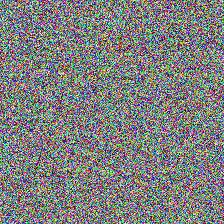
#> input picture backend/datasets/Au_1.jpg, 224 x 224 px
$ python -i chrominance.py   (imports and definitions only)
#> lines starting #> are read from the running program, lines starting #| are printed output that depends on the picture
import numpy as np
import cv2
from scipy.fftpack import dct

def analyze(image: np.ndarray) -> dict:
    """
    Stream 2: Chrominance Discrepancy (YCbCr channel math).
    Splits into 8x8 blocks on Cb/Cr and measures DCT high-frequency energy anomaly.
    """
    if len(image.shape) == 2:
        # Grayscale images don't have chrominance, return zero response
        return {
            "heatmap": np.zeros(image.shape, dtype=np.float32),
            "score": 0.0,
            "metadata": {"error": "Grayscale image"}
        }

    if image.shape[2] == 4:
        image = cv2.cvtColor(image, cv2.COLOR_RGBA2RGB)

    ycbcr = cv2.cvtColor(image, cv2.COLOR_RGB2YCrCb)
#> ycbcr: shape (224, 224, 3); mean of channels 0, 1, 2 127.1, 127.9, 128
    cb = ycbcr[:, :, 2].astype(np.float32)
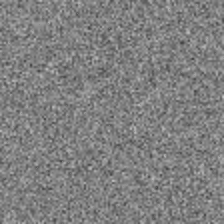
#> cb: shape (224, 224) float32; min 67, max 192, mean 128
    cr = ycbcr[:, :, 1].astype(np.float32)
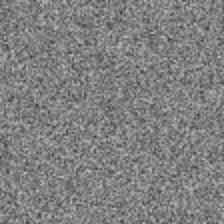
#> cr: shape (224, 224) float32; min 50, max 192, mean 127.9

    h, w = cb.shape
#> h = 224; w = 224
    block_size = 8

    heatmap = np.zeros((h, w), dtype=np.float32)

    # Very simple mock block-DCT energy calculation for speed
    energies = []

    # Pad to block size
    pad_h = (block_size - h % block_size) % block_size
#> pad_h = 0
    pad_w = (block_size - w % block_size) % block_size
#> pad_w = 0

    cb_padded = np.pad(cb, ((0, pad_h), (0, pad_w)), mode='reflect')

    h_pad, w_pad = cb_padded.shape
#> h_pad = 224; w_pad = 224
    blocks_h = h_pad // block_size
#> blocks_h = 28
    blocks_w = w_pad // block_size
#> blocks_w = 28

    block_energies = np.zeros((blocks_h, blocks_w))

    for i in range(blocks_h):
        for j in range(blocks_w):
            block = cb_padded[i*block_size:(i+1)*block_size, j*block_size:(j+1)*block_size]
            dct_block = dct(dct(block.T, norm='ortho').T, norm='ortho')
            # High freq energy (exclude DC component)
            energy = np.sum(np.abs(dct_block)) - np.abs(dct_block[0, 0])
            block_energies[i, j] = energy
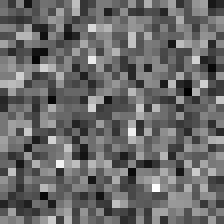
#> block_energies: shape (28, 28) float64 (shown 8 times larger); min 268.5, max 777.2, mean 480.4; drawn with min black and max white

    # Calculate anomaly (divergence from median)
    median_energy = np.median(block_energies)
#> median_energy = 477.1
    anomaly_map = np.abs(block_energies - median_energy)
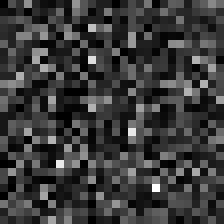
#> anomaly_map: shape (28, 28) float64 (shown 8 times larger); min 0.107, max 300.1, mean 68.9; drawn with min black and max white

    if np.max(anomaly_map) > 0:
        anomaly_map = anomaly_map / np.max(anomaly_map)

    # Upsample
    heatmap_upsampled = cv2.resize(anomaly_map, (w_pad, h_pad), interpolation=cv2.INTER_NEAREST)
    heatmap_final = heatmap_upsampled[:h, :w]

    # Score is the 95th percentile anomaly
    score = float(np.percentile(anomaly_map, 95)) if anomaly_map.size > 0 else 0.0
#> score = 0.555

    return {
        "heatmap": heatmap_final,
        "score": score,
        "metadata": {"block_size": block_size, "channel": "Cb"}
    }

>>> import cv2
>>> picture = cv2.cvtColor(cv2.imread('../datasets/Au_1.jpg'), cv2.COLOR_BGR2RGB)
>>> result = analyze(picture)
#> result = 3 items

$ run again, on backend/datasets/Au_2.jpg
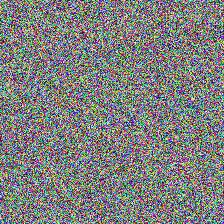
#> input picture backend/datasets/Au_2.jpg, 224 x 224 px
#> ycbcr: shape (224, 224, 3); mean of channels 0, 1, 2 127, 127.8, 127.8
#> after the loop in analyze, `for i in range(blocks_h):`:
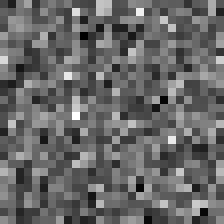
#> block_energies: shape (28, 28) float64 (shown 8 times larger); min 251.3, max 822.2, mean 483.3; drawn with min black and max white
#> median_energy = 476.4
#> in analyze, `anomaly_map = np.abs(block_energies - median_energy)`:
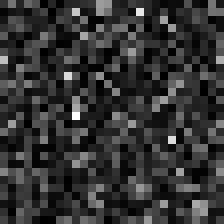
#> anomaly_map: shape (28, 28) float64 (shown 8 times larger); min 0.219, max 345.8, mean 69.6; drawn with min black and max white
#> score = 0.512
#> result = 3 items

$ run again, on backend/datasets/Df_1.jpg
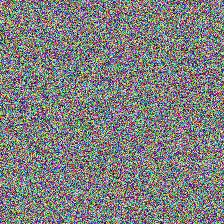
#> input picture backend/datasets/Df_1.jpg, 224 x 224 px
#> ycbcr: shape (224, 224, 3); mean of channels 0, 1, 2 127.1, 127.9, 127.9
#> after the loop in analyze, `for i in range(blocks_h):`:
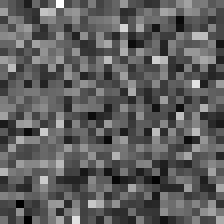
#> block_energies: shape (28, 28) float64 (shown 8 times larger); min 273.3, max 827, mean 478.4; drawn with min black and max white
#> median_energy = 471.8
#> in analyze, `anomaly_map = np.abs(block_energies - median_energy)`:
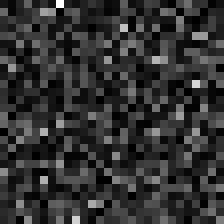
#> anomaly_map: shape (28, 28) float64 (shown 8 times larger); min 0.0764, max 355.1, mean 69.8; drawn with min black and max white
#> score = 0.472
#> result = 3 items

$ run again, on backend/datasets/Df_2.jpg
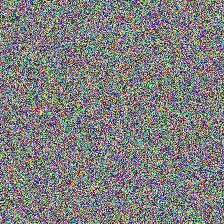
#> input picture backend/datasets/Df_2.jpg, 224 x 224 px
#> ycbcr: shape (224, 224, 3); mean of channels 0, 1, 2 127, 128.1, 127.9
#> after the loop in analyze, `for i in range(blocks_h):`:
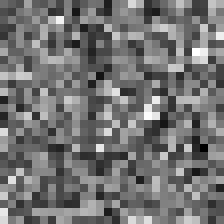
#> block_energies: shape (28, 28) float64 (shown 8 times larger); min 252.9, max 775.6, mean 488.4; drawn with min black and max white
#> median_energy = 482.4
#> in analyze, `anomaly_map = np.abs(block_energies - median_energy)`:
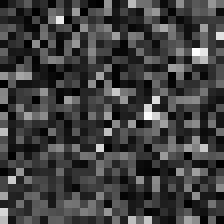
#> anomaly_map: shape (28, 28) float64 (shown 8 times larger); min 0.146, max 293.2, mean 74.4; drawn with min black and max white
#> score = 0.596
#> result = 3 items
